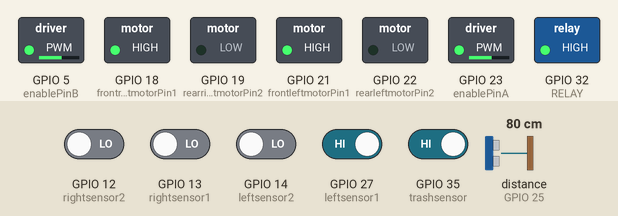
A sketch run on a simulated ESP32. Shown: switched loads named in the sketch (green lamp = pin HIGH). Wiring (inferred from the names in the program): ultrasonic range finder: trigger GPIO 26; echo GPIO 25. Dashed ring = blinking. The inputs (shaded band) are chosen by the test bench; at power-on: GPIO 27 (leftsensor1), GPIO 35 (trashsensor) HIGH, GPIO 12 (rightsensor2), GPIO 13 (rightsensor1), GPIO 14 (leftsensor2) LOW, distance to the obstacle (sensor on GPIO 25) 80 cm. The echo pulse lasts 58.3 µs per cm; pins used as bus, display or sensor lines are not drawn.

Above: at 1.2 s.
1.3 s: GPIO 12 (rightsensor2) driven HIGH
At 1.9 s:
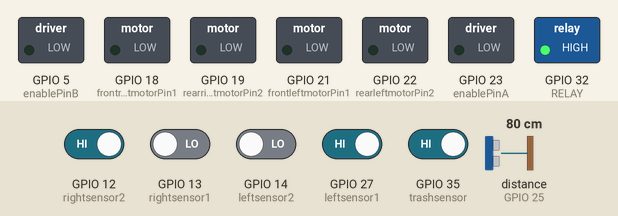
2.8 s: GPIO 27 (leftsensor1) driven LOW
At 3.5 s:
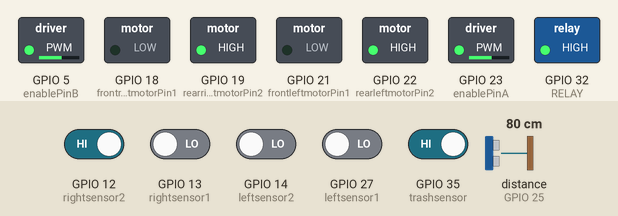
4.3 s: distance to the obstacle (sensor on GPIO 25) set to 35 cm
At 4.8 s:
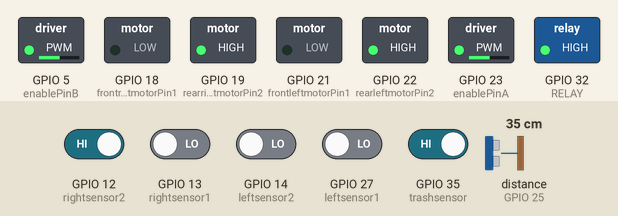
7.3 s: GPIO 35 (trashsensor) driven LOW
At 9.3 s:
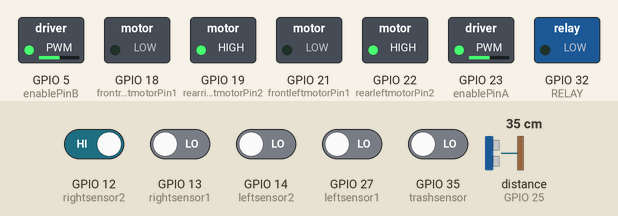
10.3 s: GPIO 14 (leftsensor2) driven HIGH
At 10.9 s:
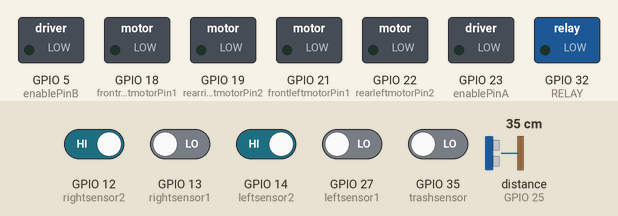
11.8 s: GPIO 12 (rightsensor2) driven LOW
At 13.1 s:
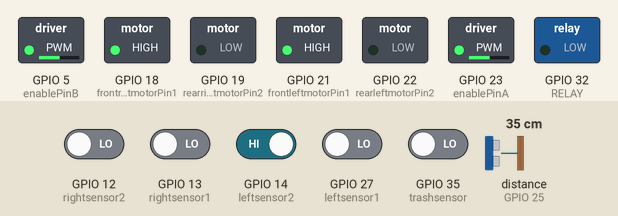
Timing chart, 0 to 38.2 s (numbered marks = the images above; inputs shaded):
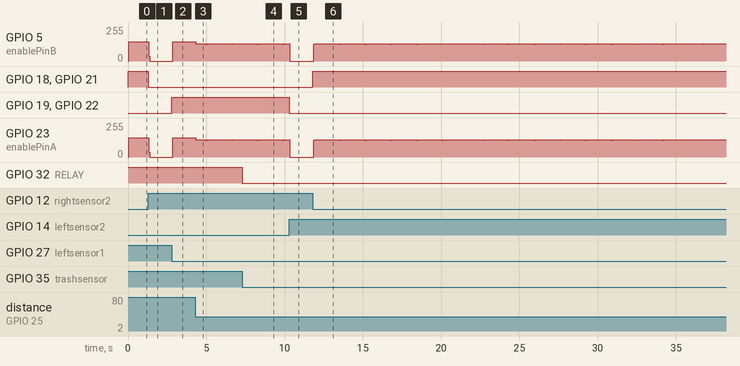

Measured:
- after the input at 1.3 s, GPIO 5 (enablePinB), GPIO 23 (enablePinA): 144/255 → 0/255 at once; GPIO 18 (frontrightmotorPin1), GPIO 21 (frontleftmotorPin1): HIGH → LOW at once
- after the input at 2.8 s, GPIO 5 (enablePinB), GPIO 23 (enablePinA): 0/255 → 144/255 after 0.06 s; GPIO 19 (rearrightmotorPin2), GPIO 22 (rearleftmotorPin2): LOW → HIGH at once
- after the input at 4.3 s, GPIO 5 (enablePinB), GPIO 23 (enablePinA): goes 130/255 0.64 s, 124/255 0.08 s, 130/255 1.6 s, 124/255 0.08 s, then 130/255, starting at once
- after the input at 7.3 s, GPIO 32 (RELAY): HIGH → LOW at once
- after the input at 10.3 s, GPIO 5 (enablePinB), GPIO 23 (enablePinA): 130/255 → 0/255 at once; GPIO 19 (rearrightmotorPin2), GPIO 22 (rearleftmotorPin2): HIGH → LOW at once
- after the input at 11.8 s, GPIO 18 (frontrightmotorPin1), GPIO 21 (frontleftmotorPin1): LOW → HIGH at once; GPIO 23 (enablePinA): goes 5 × (124/255 0.08 s, 130/255 1.6 s), 124/255 0.08 s, 130/255 2.5 s, 7 × (124/255 0.08 s, 130/255 1.6 s), 124/255 0.08 s, then 130/255, starting after 0.05 s

The sketch:

Line_Follower_Based_Automatic_Garbage_Transport_Robot.ino
```cpp
// --------------------------------------------------- DECLARATION RELAY WITH SENSOR IR ----------------------------------
const int RELAY = 32;
const int trashsensor = 35;

// --------------------------------------------------- IF THERE IS AN OBSTACLE STOP USING THE ULTRASONIC SENSOR ----------
int TRIG = 26; // membuat varibel trig yang di set ke-pin D6
int ECHO = 25; // membuat variabel echo yang di set ke-pin D7
long duration, distance;     // membuat variabel durasi dan jarak

// --------------------------------------------------- DECLARATION FRONT REAR MOTOR DC LEFT ------------------------------------
int frontleftmotorPin1 = 21;
int rearleftmotorPin2 = 22;
int enablePinA = 23;

// --------------------------------------------------- DECLARATION FRONT REAR MOTOR DC RIGHT -----------------------------------
int frontrightmotorPin1 = 18;
int rearrightmotorPin2 = 19;
int enablePinB = 5;

// --------------------------------------------------- DECLARATION SENSOR IR ---------------------------------------------
int leftsensor1 = 27;
int leftsensor2 = 14;
int rightsensor1 = 13;
int rightsensor2 = 12;

// --------------------------------------------------- SETTING PWM FRONT REAR LEFT DC MOTOR ------------------------------
const int freqA = 30000;
const int pwmChannelA = 0;
const int resolutionA = 8;

// --------------------------------------------------- SETTING PWM FRONT REAR RIGHT DC MOTOR -----------------------------
const int freqB = 30000;
const int pwmChannelB = 4;
const int resolutionB = 8;

// --------------------------------------------------- VOID SETUP --------------------------------------------------------
void setup() {
    // setup pin relay with sensor IR
    pinMode(trashsensor, INPUT);
    pinMode(RELAY, OUTPUT);
    digitalWrite(RELAY, HIGH);

    // setup pin sensor ultrasonik
    pinMode(TRIG, OUTPUT);    // set pin trig menjadi OUTPUT
    pinMode(ECHO, INPUT);     // set pin echo menjadi

    //set pin sebagai output
    pinMode(enablePinA, OUTPUT);
    pinMode(enablePinB, OUTPUT);

    pinMode(frontleftmotorPin1, OUTPUT);
    pinMode(rearleftmotorPin2, OUTPUT);

    pinMode(frontrightmotorPin1, OUTPUT);
    pinMode(rearrightmotorPin2, OUTPUT);

    pinMode(leftsensor1, INPUT);
    pinMode(leftsensor2, INPUT);
    pinMode(rightsensor1, INPUT);
    pinMode(rightsensor2, INPUT);

// --------------------------------------------------- CONFIGURE LED PWM FUNCTIONALITITES --------------------------------
ledcSetup(pwmChannelA, freqA, resolutionA);
ledcSetup(pwmChannelB, freqB, resolutionB);

// --------------------------------------------------- ATTACH THE CHANNEL TO THE GPIO TO BE CONTROLLED -------------------
ledcAttachPin(enablePinA, pwmChannelA);
ledcAttachPin(enablePinB, pwmChannelB);

    Serial.begin(115200);

  }

// --------------------------------------------------- VOID FUNCTION -----------------------------------------------------

// MOVE FORWARD //
void maju (void) {
    //run left motors clockwise
    digitalWrite (frontleftmotorPin1,HIGH);
    digitalWrite (rearleftmotorPin2,LOW);
    //run right motors clockwise
    digitalWrite (frontrightmotorPin1,LOW);
    digitalWrite (rearrightmotorPin2,HIGH);
    for(int dutyCycle = 0; dutyCycle <= 180; dutyCycle++){
    // changing the LED brightness with PWM
    ledcWrite(pwmChannelA, dutyCycle);
    ledcWrite(pwmChannelB, dutyCycle);
  }
}

// MOVE RIGHT //
void belokkanan (void) {
    //run left motors clockwise
    digitalWrite (frontleftmotorPin1,LOW);
    digitalWrite (rearleftmotorPin2,HIGH);
    //run right motors clockwise
    digitalWrite (frontrightmotorPin1,LOW);
    digitalWrite (rearrightmotorPin2,HIGH);
    for(int dutyCycle = 0; dutyCycle <= 180; dutyCycle++){
    // changing the LED brightness with PWM
    ledcWrite(pwmChannelA, dutyCycle);
    ledcWrite(pwmChannelB, dutyCycle);
  }
}

// MOVE LEFT //
void belokkiri (void) {
    //run left motors clockwise
    digitalWrite (frontleftmotorPin1,HIGH);
    digitalWrite (rearleftmotorPin2,LOW);
    //run right motors clockwise
    digitalWrite (frontrightmotorPin1,HIGH);
    digitalWrite (rearrightmotorPin2,LOW);
    for(int dutyCycle = 0; dutyCycle <= 180; dutyCycle++){
    // changing the LED brightness with PWM
    ledcWrite(pwmChannelA, dutyCycle);
    ledcWrite(pwmChannelB, dutyCycle);
  }
}

// STOP //
void berhenti (void) {
    //run left motors clockwise
    digitalWrite (frontleftmotorPin1,LOW);
    digitalWrite (rearleftmotorPin2,LOW);
    //run right motors clockwise
    digitalWrite (frontrightmotorPin1,LOW);
    digitalWrite (rearrightmotorPin2,LOW);
    for(int dutyCycle = 0; dutyCycle <= 0; dutyCycle++){
    // changing the LED brightness with PWM
    ledcWrite(pwmChannelA, dutyCycle);
    ledcWrite(pwmChannelB, dutyCycle);
  }

  }


void linefollow(void)
  {
    int leftsensor1 = digitalRead(27);
    int leftsensor2 = digitalRead(14);
    int rightsensor1 = digitalRead(13);
    int rightsensor2 = digitalRead(12);

    if (leftsensor1 == LOW && leftsensor2 == LOW && rightsensor1 == LOW && rightsensor2 == LOW) {
        maju ();
    }
    else if (leftsensor1 == HIGH && leftsensor2 == LOW && rightsensor1 == LOW && rightsensor2 == LOW) {
        belokkiri ();
    }
    else if (leftsensor1 == LOW && leftsensor2 == LOW && rightsensor1 == LOW && rightsensor2 == HIGH) {
        belokkanan ();
    }
    else if (leftsensor1 == LOW && leftsensor2 == HIGH && rightsensor1 == LOW && rightsensor2 == LOW) {
        belokkiri ();
    }
    else if (leftsensor1 == LOW && leftsensor2 == LOW && rightsensor1 == HIGH && rightsensor2 == LOW) {
        belokkanan ();
    }
    else if (leftsensor1 == HIGH && leftsensor2 == HIGH && rightsensor1 == LOW && rightsensor2 == LOW) {
        belokkiri ();
    }
    else if (leftsensor1 == LOW && leftsensor2 == LOW && rightsensor1 == HIGH && rightsensor2 == HIGH) {
        belokkanan ();
    }
    else {
        berhenti ();

    }
  }

// --------------------------------------------------- VOID LOOP --------------------------------------------------------
void loop() {
  //line follow
  linefollow();

  //trashsensor
  int sensorState = digitalRead(trashsensor);
  if (sensorState == LOW) {
      digitalWrite(RELAY, LOW);
      /*Serial.println("Full Trash");
      delay(500);*/
    } else {
         digitalWrite(RELAY, HIGH);
         /*Serial.println("Trash Not Full");
         delay(500);*/
      }

  //obstacle ultrasonik
  digitalWrite(TRIG, LOW);
  delayMicroseconds(10);
  digitalWrite(TRIG, HIGH);
  delayMicroseconds(10);
  digitalWrite(TRIG, LOW);
  delayMicroseconds(10);
  duration = pulseIn(ECHO, HIGH); // menerima suara ultrasonic
  distance = (duration / 2) / 29.1;  // mengubah durasi menjadi jarak (cm)
  if (distance < 8){
      berhenti ();
      /*Serial.println("There Are Obstacle Ahead");*/
      delay(60);
    }
    /*else if (distance > 8) {
      Serial.println("No Obstacle Ahead");
      delay(500);
    }*/

   /*Serial.print("Jarak Benda: ");
   Serial.print(distance);          // menampilkan jarak pada serial monitor
   Serial.println(" cm");
   delay(500);*/
}
```
